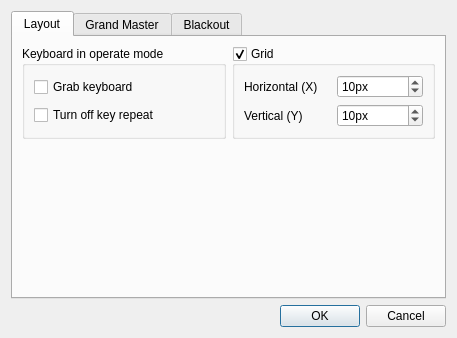
<?xml version="1.0" encoding="UTF-8"?>
<ui version="4.0">
 <class>VCPropertiesEditor</class>
 <widget class="QDialog" name="VCPropertiesEditor">
  <property name="geometry">
   <rect>
    <x>0</x>
    <y>0</y>
    <width>457</width>
    <height>338</height>
   </rect>
  </property>
  <property name="windowTitle">
   <string>Virtual Console Settings</string>
  </property>
  <layout class="QVBoxLayout" name="verticalLayout">
   <item>
    <widget class="QTabWidget" name="m_tab">
     <property name="currentIndex">
      <number>0</number>
     </property>
     <widget class="QWidget" name="Layout">
      <attribute name="title">
       <string>Layout</string>
      </attribute>
      <layout class="QGridLayout" name="gridLayout_3">
       <item row="0" column="0">
        <widget class="QGroupBox" name="m_keyboardGroup">
         <property name="title">
          <string>Keyboard in operate mode</string>
         </property>
         <layout class="QVBoxLayout">
          <item>
           <widget class="QCheckBox" name="m_grabKeyboardCheck">
            <property name="toolTip">
             <string>Make virtual console to take exclusive keyboard control during operate mode</string>
            </property>
            <property name="text">
             <string>Grab keyboard</string>
            </property>
           </widget>
          </item>
          <item>
           <widget class="QCheckBox" name="m_keyRepeatOffCheck">
            <property name="toolTip">
             <string>Prevent flickering when a keyboard hotkey has been pressed in operate mode</string>
            </property>
            <property name="text">
             <string>Turn off key repeat</string>
            </property>
           </widget>
          </item>
         </layout>
        </widget>
       </item>
       <item row="0" column="1">
        <widget class="QGroupBox" name="m_gridGroup">
         <property name="toolTip">
          <string>Use a grid layout for virtual console widgets</string>
         </property>
         <property name="title">
          <string>Grid</string>
         </property>
         <property name="checkable">
          <bool>true</bool>
         </property>
         <layout class="QGridLayout" name="gridLayout_5">
          <item row="0" column="0">
           <widget class="QLabel" name="label">
            <property name="text">
             <string>Horizontal (X)</string>
            </property>
           </widget>
          </item>
          <item row="0" column="1">
           <widget class="QSpinBox" name="m_gridXSpin">
            <property name="toolTip">
             <string>Widget grid layout X resolution</string>
            </property>
            <property name="suffix">
             <string>px</string>
            </property>
            <property name="minimum">
             <number>1</number>
            </property>
            <property name="value">
             <number>10</number>
            </property>
           </widget>
          </item>
          <item row="1" column="0">
           <widget class="QLabel" name="label_2">
            <property name="text">
             <string>Vertical (Y)</string>
            </property>
           </widget>
          </item>
          <item row="1" column="1">
           <widget class="QSpinBox" name="m_gridYSpin">
            <property name="toolTip">
             <string>Widget grid layout Y resolution</string>
            </property>
            <property name="suffix">
             <string>px</string>
            </property>
            <property name="minimum">
             <number>1</number>
            </property>
            <property name="value">
             <number>10</number>
            </property>
           </widget>
          </item>
         </layout>
        </widget>
       </item>
       <item row="1" column="0">
        <spacer name="verticalSpacer_2">
         <property name="orientation">
          <enum>Qt::Vertical</enum>
         </property>
         <property name="sizeHint" stdset="0">
          <size>
           <width>20</width>
           <height>111</height>
          </size>
         </property>
        </spacer>
       </item>
       <item row="1" column="1">
        <spacer name="verticalSpacer_3">
         <property name="orientation">
          <enum>Qt::Vertical</enum>
         </property>
         <property name="sizeHint" stdset="0">
          <size>
           <width>20</width>
           <height>111</height>
          </size>
         </property>
        </spacer>
       </item>
      </layout>
     </widget>
     <widget class="QWidget" name="GrandMaster">
      <attribute name="title">
       <string>Grand Master</string>
      </attribute>
      <layout class="QGridLayout" name="gridLayout_6">
       <item row="0" column="0">
        <widget class="QGroupBox" name="m_gmChannelsGroup">
         <property name="title">
          <string>Channels</string>
         </property>
         <layout class="QVBoxLayout" name="verticalLayout_2">
          <item>
           <widget class="QRadioButton" name="m_gmIntensityRadio">
            <property name="toolTip">
             <string>Apply Grand Master only to Intensity channels.</string>
            </property>
            <property name="text">
             <string>Intensity</string>
            </property>
           </widget>
          </item>
          <item>
           <widget class="QRadioButton" name="m_gmAllChannelsRadio">
            <property name="toolTip">
             <string>Apply Grand Master to all channels.</string>
            </property>
            <property name="text">
             <string>All channels</string>
            </property>
           </widget>
          </item>
         </layout>
        </widget>
       </item>
       <item row="0" column="1">
        <widget class="QGroupBox" name="m_gmValuesGroup">
         <property name="title">
          <string>Values</string>
         </property>
         <layout class="QVBoxLayout" name="verticalLayout_3">
          <item>
           <widget class="QRadioButton" name="m_gmReduceRadio">
            <property name="toolTip">
             <string>Make Grand Master reduce levels by a percentage.</string>
            </property>
            <property name="text">
             <string>Reduce</string>
            </property>
           </widget>
          </item>
          <item>
           <widget class="QRadioButton" name="m_gmLimitRadio">
            <property name="toolTip">
             <string>Make Grand Master limit the maximum channel values.</string>
            </property>
            <property name="text">
             <string>Limit</string>
            </property>
           </widget>
          </item>
         </layout>
        </widget>
       </item>
       <item row="1" column="0" colspan="2">
        <widget class="QGroupBox" name="groupBox">
         <property name="title">
          <string>External Input</string>
         </property>
         <layout class="QGridLayout" name="gridLayout_4">
          <item row="0" column="0">
           <widget class="QLabel" name="m_gmInputUniverseLabel">
            <property name="text">
             <string>Input Universe</string>
            </property>
           </widget>
          </item>
          <item row="0" column="2" colspan="2">
           <widget class="QLineEdit" name="m_gmInputUniverseEdit">
            <property name="toolTip">
             <string>Input universe for Grand Master slider.</string>
            </property>
            <property name="readOnly">
             <bool>true</bool>
            </property>
           </widget>
          </item>
          <item row="1" column="0">
           <widget class="QLabel" name="m_gmInputChannelLabel">
            <property name="text">
             <string>Input Channel</string>
            </property>
           </widget>
          </item>
          <item row="1" column="2" colspan="2">
           <widget class="QLineEdit" name="m_gmInputChannelEdit">
            <property name="toolTip">
             <string>Input channel for Grand Master slider.</string>
            </property>
            <property name="readOnly">
             <bool>true</bool>
            </property>
           </widget>
          </item>
          <item row="2" column="0" colspan="2">
           <spacer name="horizontalSpacer_5">
            <property name="orientation">
             <enum>Qt::Horizontal</enum>
            </property>
            <property name="sizeHint" stdset="0">
             <size>
              <width>165</width>
              <height>20</height>
             </size>
            </property>
           </spacer>
          </item>
          <item row="2" column="2">
           <widget class="QPushButton" name="m_autoDetectGrandMasterInputButton">
            <property name="toolTip">
             <string>When toggled, you can move an external slider/knob to assign it to the Grand Master slider.</string>
            </property>
            <property name="text">
             <string>Auto Detect</string>
            </property>
            <property name="checkable">
             <bool>true</bool>
            </property>
            <property name="checked">
             <bool>false</bool>
            </property>
           </widget>
          </item>
          <item row="2" column="3">
           <widget class="QPushButton" name="m_chooseGrandMasterInputButton">
            <property name="toolTip">
             <string>Choose an external input universe &amp; channel that the Grand Master slider should listen to.</string>
            </property>
            <property name="text">
             <string>Choose...</string>
            </property>
           </widget>
          </item>
         </layout>
        </widget>
       </item>
      </layout>
     </widget>
     <widget class="QWidget" name="Blackout">
      <attribute name="title">
       <string>Blackout</string>
      </attribute>
      <layout class="QVBoxLayout" name="verticalLayout_4">
       <item>
        <widget class="QGroupBox" name="groupBox_2">
         <property name="title">
          <string>External Input</string>
         </property>
         <layout class="QGridLayout" name="gridLayout_7">
          <item row="0" column="0">
           <widget class="QLabel" name="m_blackoutInputUniverseLabel">
            <property name="text">
             <string>Input Universe</string>
            </property>
           </widget>
          </item>
          <item row="0" column="2" colspan="2">
           <widget class="QLineEdit" name="m_blackoutInputUniverseEdit">
            <property name="toolTip">
             <string>Input universe for Blackout.</string>
            </property>
            <property name="readOnly">
             <bool>true</bool>
            </property>
           </widget>
          </item>
          <item row="1" column="0">
           <widget class="QLabel" name="m_blackoutInputChannelLabel">
            <property name="text">
             <string>Input Channel</string>
            </property>
           </widget>
          </item>
          <item row="1" column="2" colspan="2">
           <widget class="QLineEdit" name="m_blackoutInputChannelEdit">
            <property name="toolTip">
             <string>Input channel for Blackout.</string>
            </property>
            <property name="readOnly">
             <bool>true</bool>
            </property>
           </widget>
          </item>
          <item row="2" column="0" colspan="2">
           <spacer name="horizontalSpacer_6">
            <property name="orientation">
             <enum>Qt::Horizontal</enum>
            </property>
            <property name="sizeHint" stdset="0">
             <size>
              <width>165</width>
              <height>20</height>
             </size>
            </property>
           </spacer>
          </item>
          <item row="2" column="2">
           <widget class="QPushButton" name="m_autoDetectBlackoutInputButton">
            <property name="toolTip">
             <string>When toggled, you can move an external slider/knob to assign it to Blackout.</string>
            </property>
            <property name="text">
             <string>Auto Detect</string>
            </property>
            <property name="checkable">
             <bool>true</bool>
            </property>
            <property name="checked">
             <bool>false</bool>
            </property>
           </widget>
          </item>
          <item row="2" column="3">
           <widget class="QPushButton" name="m_chooseBlackoutInputButton">
            <property name="toolTip">
             <string>Choose an external input universe &amp; channel that Blackout should listen to.</string>
            </property>
            <property name="text">
             <string>Choose...</string>
            </property>
           </widget>
          </item>
         </layout>
        </widget>
       </item>
       <item>
        <spacer name="verticalSpacer">
         <property name="orientation">
          <enum>Qt::Vertical</enum>
         </property>
         <property name="sizeHint" stdset="0">
          <size>
           <width>20</width>
           <height>93</height>
          </size>
         </property>
        </spacer>
       </item>
      </layout>
     </widget>
    </widget>
   </item>
   <item>
    <widget class="QDialogButtonBox" name="m_buttonBox">
     <property name="orientation">
      <enum>Qt::Horizontal</enum>
     </property>
     <property name="standardButtons">
      <set>QDialogButtonBox::Cancel|QDialogButtonBox::Ok</set>
     </property>
    </widget>
   </item>
  </layout>
 </widget>
 <resources/>
 <connections>
  <connection>
   <sender>m_buttonBox</sender>
   <signal>accepted()</signal>
   <receiver>VCPropertiesEditor</receiver>
   <slot>accept()</slot>
   <hints>
    <hint type="sourcelabel">
     <x>257</x>
     <y>302</y>
    </hint>
    <hint type="destinationlabel">
     <x>157</x>
     <y>274</y>
    </hint>
   </hints>
  </connection>
  <connection>
   <sender>m_buttonBox</sender>
   <signal>rejected()</signal>
   <receiver>VCPropertiesEditor</receiver>
   <slot>reject()</slot>
   <hints>
    <hint type="sourcelabel">
     <x>325</x>
     <y>302</y>
    </hint>
    <hint type="destinationlabel">
     <x>286</x>
     <y>274</y>
    </hint>
   </hints>
  </connection>
  <connection>
   <sender>m_grabKeyboardCheck</sender>
   <signal>clicked()</signal>
   <receiver>VCPropertiesEditor</receiver>
   <slot>slotGrabKeyboardClicked()</slot>
   <hints>
    <hint type="sourcelabel">
     <x>101</x>
     <y>95</y>
    </hint>
    <hint type="destinationlabel">
     <x>3</x>
     <y>75</y>
    </hint>
   </hints>
  </connection>
  <connection>
   <sender>m_keyRepeatOffCheck</sender>
   <signal>clicked()</signal>
   <receiver>VCPropertiesEditor</receiver>
   <slot>slotKeyRepeatOffClicked()</slot>
   <hints>
    <hint type="sourcelabel">
     <x>86</x>
     <y>126</y>
    </hint>
    <hint type="destinationlabel">
     <x>4</x>
     <y>100</y>
    </hint>
   </hints>
  </connection>
  <connection>
   <sender>m_gridGroup</sender>
   <signal>clicked()</signal>
   <receiver>VCPropertiesEditor</receiver>
   <slot>slotGridClicked()</slot>
   <hints>
    <hint type="sourcelabel">
     <x>381</x>
     <y>83</y>
    </hint>
    <hint type="destinationlabel">
     <x>401</x>
     <y>49</y>
    </hint>
   </hints>
  </connection>
  <connection>
   <sender>m_gridXSpin</sender>
   <signal>valueChanged(int)</signal>
   <receiver>VCPropertiesEditor</receiver>
   <slot>slotGridXChanged(int)</slot>
   <hints>
    <hint type="sourcelabel">
     <x>426</x>
     <y>97</y>
    </hint>
    <hint type="destinationlabel">
     <x>401</x>
     <y>80</y>
    </hint>
   </hints>
  </connection>
  <connection>
   <sender>m_gridYSpin</sender>
   <signal>valueChanged(int)</signal>
   <receiver>VCPropertiesEditor</receiver>
   <slot>slotGridYChanged(int)</slot>
   <hints>
    <hint type="sourcelabel">
     <x>426</x>
     <y>130</y>
    </hint>
    <hint type="destinationlabel">
     <x>401</x>
     <y>116</y>
    </hint>
   </hints>
  </connection>
  <connection>
   <sender>m_autoDetectGrandMasterInputButton</sender>
   <signal>toggled(bool)</signal>
   <receiver>VCPropertiesEditor</receiver>
   <slot>slotAutoDetectGrandMasterInputToggled(bool)</slot>
   <hints>
    <hint type="sourcelabel">
     <x>119</x>
     <y>81</y>
    </hint>
    <hint type="destinationlabel">
     <x>3</x>
     <y>246</y>
    </hint>
   </hints>
  </connection>
  <connection>
   <sender>m_chooseGrandMasterInputButton</sender>
   <signal>clicked()</signal>
   <receiver>VCPropertiesEditor</receiver>
   <slot>slotChooseGrandMasterInputClicked()</slot>
   <hints>
    <hint type="sourcelabel">
     <x>119</x>
     <y>81</y>
    </hint>
    <hint type="destinationlabel">
     <x>3</x>
     <y>285</y>
    </hint>
   </hints>
  </connection>
  <connection>
   <sender>m_gmIntensityRadio</sender>
   <signal>toggled(bool)</signal>
   <receiver>VCPropertiesEditor</receiver>
   <slot>slotGrandMasterIntensityToggled(bool)</slot>
   <hints>
    <hint type="sourcelabel">
     <x>71</x>
     <y>72</y>
    </hint>
    <hint type="destinationlabel">
     <x>4</x>
     <y>154</y>
    </hint>
   </hints>
  </connection>
  <connection>
   <sender>m_gmReduceRadio</sender>
   <signal>toggled(bool)</signal>
   <receiver>VCPropertiesEditor</receiver>
   <slot>slotGrandMasterReduceToggled(bool)</slot>
   <hints>
    <hint type="sourcelabel">
     <x>163</x>
     <y>72</y>
    </hint>
    <hint type="destinationlabel">
     <x>398</x>
     <y>106</y>
    </hint>
   </hints>
  </connection>
  <connection>
   <sender>m_autoDetectBlackoutInputButton</sender>
   <signal>toggled(bool)</signal>
   <receiver>VCPropertiesEditor</receiver>
   <slot>slotAutoDetectBlackoutInputToggled(bool)</slot>
   <hints>
    <hint type="sourcelabel">
     <x>119</x>
     <y>72</y>
    </hint>
    <hint type="destinationlabel">
     <x>2</x>
     <y>54</y>
    </hint>
   </hints>
  </connection>
  <connection>
   <sender>m_chooseBlackoutInputButton</sender>
   <signal>clicked()</signal>
   <receiver>VCPropertiesEditor</receiver>
   <slot>slotChooseBlackoutInputClicked()</slot>
   <hints>
    <hint type="sourcelabel">
     <x>119</x>
     <y>72</y>
    </hint>
    <hint type="destinationlabel">
     <x>2</x>
     <y>24</y>
    </hint>
   </hints>
  </connection>
 </connections>
 <slots>
  <slot>slotGrabKeyboardClicked()</slot>
  <slot>slotKeyRepeatOffClicked()</slot>
  <slot>slotGridClicked()</slot>
  <slot>slotGridXChanged(int)</slot>
  <slot>slotGridYChanged(int)</slot>
  <slot>slotFadeLimitsChanged()</slot>
  <slot>slotHoldLimitsChanged()</slot>
  <slot>slotAutoDetectGrandMasterInputToggled(bool)</slot>
  <slot>slotChooseGrandMasterInputClicked()</slot>
  <slot>slotAutoDetectFadeInputToggled(bool)</slot>
  <slot>slotChooseFadeInputClicked()</slot>
  <slot>slotAutoDetectHoldInputToggled(bool)</slot>
  <slot>slotChooseHoldInputClicked()</slot>
  <slot>slotGrandMasterIntensityToggled(bool)</slot>
  <slot>slotGrandMasterReduceToggled(bool)</slot>
  <slot>slotAutoDetectBlackoutInputToggled(bool)</slot>
  <slot>slotChooseBlackoutInputClicked()</slot>
 </slots>
</ui>
